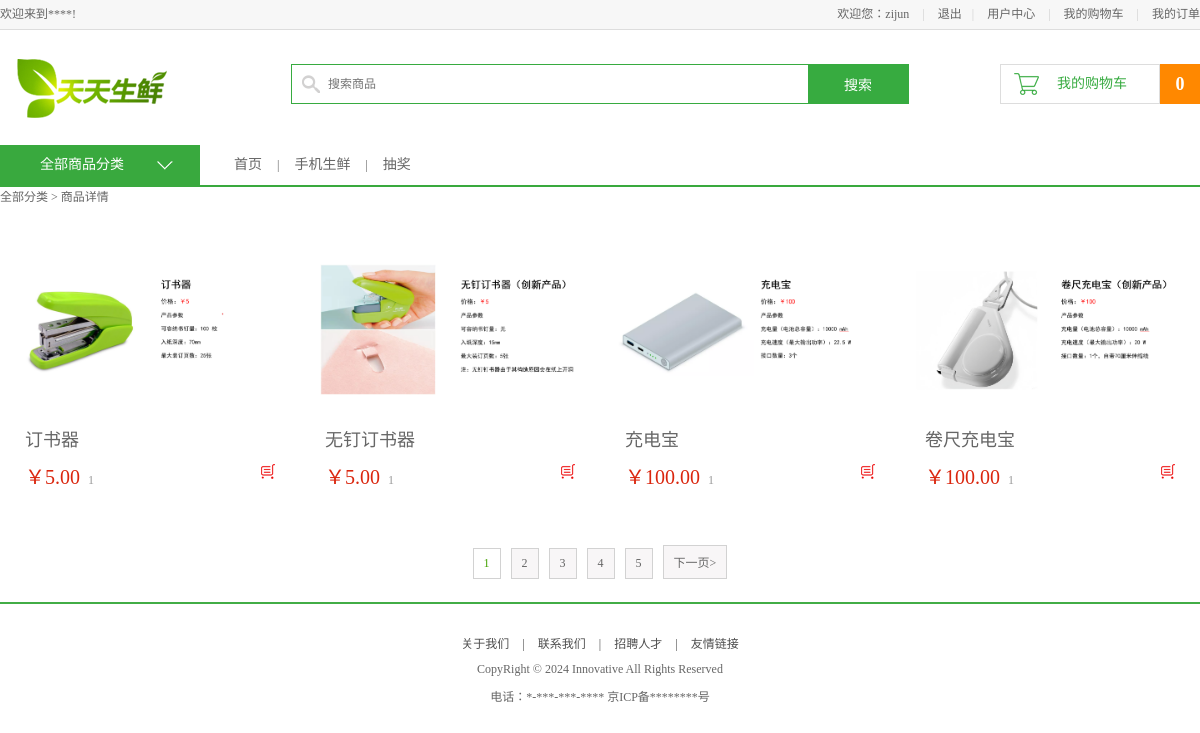
The app's page /search/ (signed in) with its own data.
### apps/df_goods/models.py (models this page shows, shortened)
class GoodsInfo(models.Model):
    isDelete = models.BooleanField(default=False)  # 逻辑删除
    gtitle = models.CharField(max_length=20, verbose_name="商品名称", unique=True)
    gpic = models.ImageField(verbose_name='商品图片', upload_to='df_goods/image/%Y/%m', null=True, blank=True)  # 商品图片
    gprice = models.DecimalField(max_digits=10, decimal_places=2, verbose_name="商品价格")  # 商品价格小数位为两位，整数位为3位
    gunit = models.CharField(max_length=20, default='500g', verbose_name="单位重量")
    gclick = models.IntegerField(verbose_name="点击量", default=0, null=False)
    gjianjie = models.CharField(max_length=200, verbose_name="简介")
    gkucun = models.IntegerField(verbose_name="库存", default=0)
    gtype = models.ForeignKey(TypeInfo, on_delete=models.CASCADE, verbose_name="分类")  # 外键关联TypeInfo表
    gcontent = HTMLField(max_length=200, verbose_name="详情")
    class Meta:
        verbose_name = "商品"
        verbose_name_plural = verbose_name

### apps/df_goods/views.py (the view)
# urls.py: re_path(r'^search/', views.ordinary_search, name="ordinary_search"),  # 全文检索
def ordinary_search(request):
    from django.db.models import Q
    search_keywords = request.GET.get('q', '')
    pindex = request.GET.get('pindex', 1)
    search_status = 1
    cart_num, guest_cart = 0, 0
    try:
        user_id = request.session['user_id']
    except:
        user_id = None
    if user_id:
        guest_cart = 1
        cart_num = CartInfo.objects.filter(user_id=int(user_id)).count()
    goods_list = GoodsInfo.objects.filter(
        Q(gtitle__icontains=search_keywords) |
        Q(gcontent__icontains=search_keywords) |
        Q(gjianjie__icontains=search_keywords)).order_by("gclick")
    if goods_list.count() == 0:
        search_status = 0
        goods_list = GoodsInfo.objects.all().order_by("gclick")[:4]
    paginator = Paginator(goods_list, 4)
    page = paginator.page(int(pindex))
    context = {
        'title': '搜索列表',
        'search_status': search_status,
        'guest_cart': guest_cart,
        'cart_num': cart_num,
        'page': page,
        'paginator': paginator,
    }
    return render(request, 'df_goods/ordinary_search.html', context)

### templates/df_goods/ordinary_search.html (shortened to what this page needs)
{% extends 'base.html' %}
{% load static %}
{% block center_body %}
    <div class="navbar_con">
		<div class="navbar clearfix">
			<div class="subnav_con fl">
				<h1>全部商品分类</h1>
				<span></span>
			</div>
			<ul class="navlist fl">
				<li><a href="{% url "df_goods:index" %}">首页</a></li>
				<li class="interval">|</li>
				<li><a href="">手机生鲜</a></li>
				<li class="interval">|</li>
				<li><a href="">抽奖</a></li>
			</ul>
		</div>
	</div>
	<div class="breadcrumb">
		全部分类
        > 商品详情
	</div>
    <div class="main_wrap clearfix">
        <ul class="goods_type_list clearfix">
            {%  for item in page %}
            <li>
                <a href="/{{ item.id }}/"><img src="{{ MEDIA_URL }}{{ item.gpic }}"></a>
                <h4><a href="/{{ item.id }}/">{{ item.gtitle }}</a></h4>
                <div class="operate">
                    <span class="prize">￥{{ item.gprice }}</span>
                    <span class="unit">{{ item.gunit }}</span>
                    <a href="/cart/add{{ item.id }}_1/" class="add_goods" title="加入购物车"></a>
                </div>
            </li>
            {% endfor %}
        </ul>
        <div class="pagenation">
            {% for pindex in paginator.page_range %}
                {% if pindex == page.number %}
                    <a href="#" class="active">{{ pindex }}</a>
                {% else %}
                    <a href="{% url "df_user:ordinary_search" %}?q={{ query }}&amp;page={{ pindex }}">{{ pindex }}</a>
                {% endif %}
            {% endfor %}
            {% if page.has_next %}
                <a href="{% url "df_user:ordinary_search" %}?q={{ query }}&amp;page={{ page.next_page_number }}">下一页></a>
            {% endif %}
        </div>
    </div>
{% endblock center_body %}

### static/css/main.css (style rules this page uses)
body { font-family:'Microsoft Yahei';font-size:12px;color:#666; }
html,body { height:100% }
.navbar_con { height:40px;border-bottom:2px solid #39a93e }
.navbar { width:1200px;margin:0 auto; }
.navbar h1 { width:200px;height:40px;line-height:40px;text-align: center;font-size:14px;color:#fff;background-color:#39a93e; }
.navbar .subnav_con { width:200px;height:40px;background-color:#39a93e;position:relative;cursor:pointer; }
.navbar .subnav_con h1 { position:absolute;left:0;top:0;text-align:left;text-indent:40px }
.navbar .subnav_con span { display:block;width:16px;height:9px;background:url(../images/down.png) no-repeat;position:absolute;right:27px;top:16px;transition:all 300ms ease-in; }
.navlist { margin-left:34px; }
.navlist li { height:40px;float:left;line-height:40px; }
.navlist li a { color:#666;font-size:14px }
.navlist .interval { margin:0 15px; }
.breadcrumb { width:1200px;height:40px;margin:0 auto; }
.main_wrap { width:1200px;margin:0 auto; }
.goods_type_list { margin:10px auto 0; }
.goods_type_list li { width:300px; float:left; margin-bottom:10px }
.goods_type_list li img { width:300px;height:168px;display:block;margin:10px auto; }
.goods_type_list li h4 { font-size:18px;width:250px;margin:0 auto; }
.goods_type_list li h4 a { font-weight:normal;color:#666;display:block;width:250px;overflow:hidden;white-space:nowrap;text-overflow:ellipsis; }
.operate { width:250px;margin:10px auto;position:relative; }
.goods_type_list .operate .prize { color:#da260e; font-size:20px; }
.goods_type_list .operate .unit { color:#999;padding-left:5px; }
.goods_type_list .operate .add_goods { display:inline-block;width:15px;height:15px;background:url(../images/shop_cart.png);position:absolute;right:0;top:3px; }
.pagenation { height:32px;text-align:center;font-size:0;margin:30px auto; }
.pagenation a { display:inline-block;border:1px solid #d2d2d2;background-color:#f8f6f7;font-size:12px;padding:7px 10px;color:#666;margin:5px }
.pagenation .active { background-color:#fff;color:#43a200 }

### records on screen
GoodsInfo: gpic (picture), gtitle "订书器", gprice "5.00", gunit "1"
GoodsInfo: gpic (picture), gtitle "无钉订书器", gprice "5.00", gunit "1"
GoodsInfo: gpic (picture), gtitle "充电宝", gprice "100.00", gunit "1"
GoodsInfo: gpic (picture), gtitle "卷尺充电宝", gprice "100.00", gunit "1"

### other values on screen
{{ request.session.user_name }} "zijun"
{{ cart_num }} "0"
{{ pindex }} "1"
{{ pindex }} "2" "3" "4" "5"
